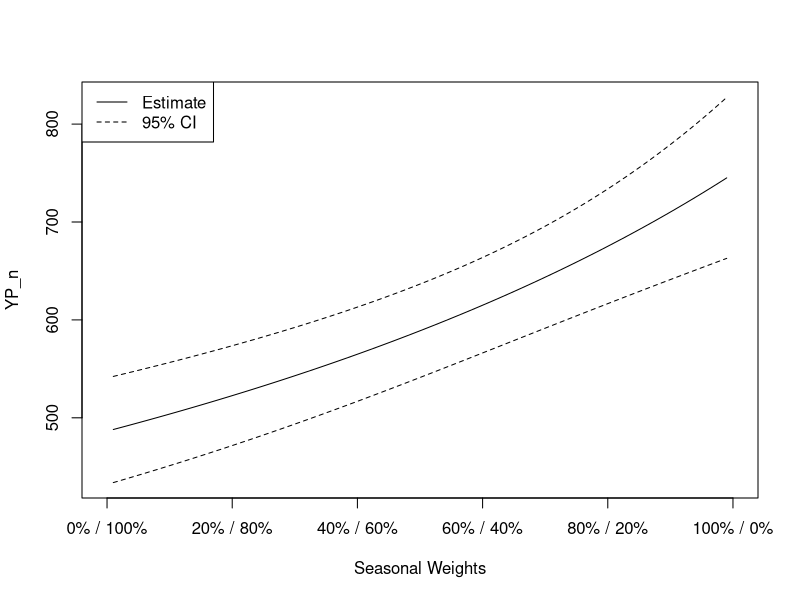
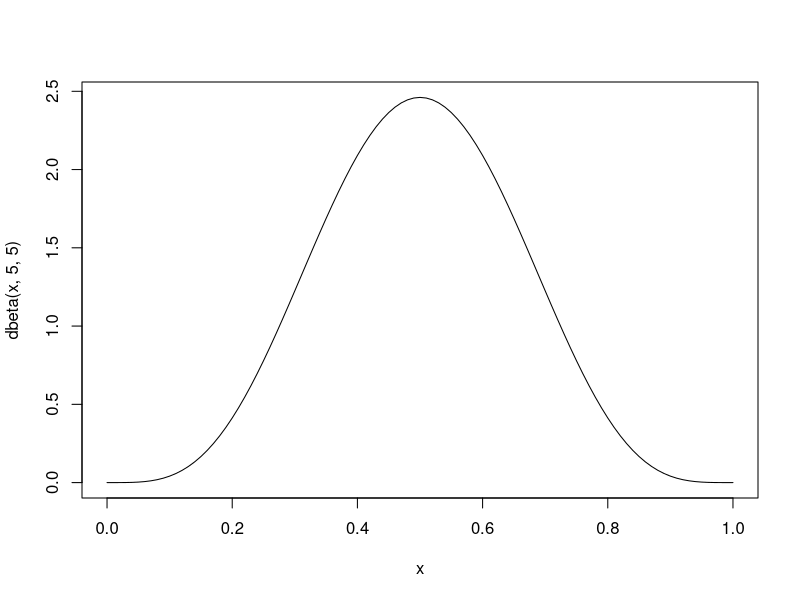
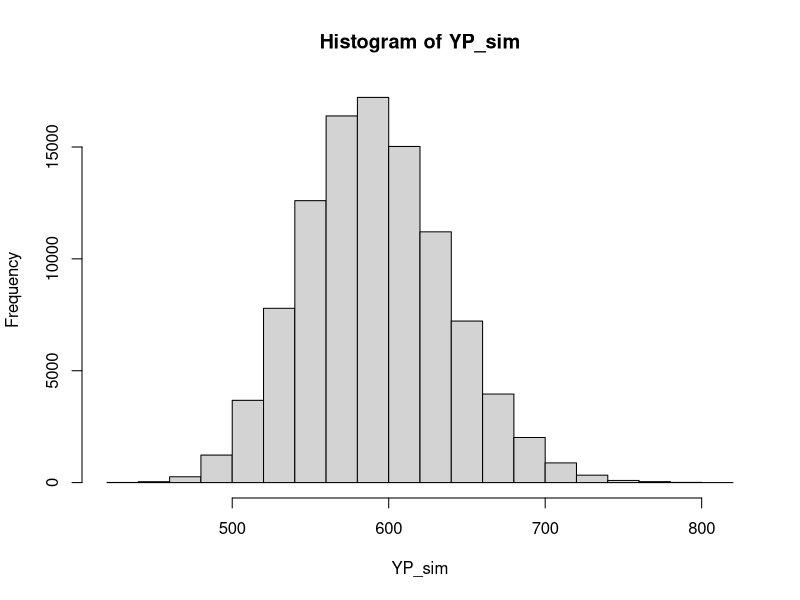

Here is the R script that generated these plots, in order:
## ---- chunk 1
knitr::opts_chunk$set(echo = FALSE, dpi=300, fig.height = 7, fig.width = 10, message=FALSE, warning=FALSE)
## ---- chunk 2
library(tidyverse)

## per Corey email 9/4/2024
legal_nobait <- read_csv("BOF_2024/flat_data/legal_nobait.csv")

# ## the data I was sent before
# march_data <- read_csv("Analysis_2024/flat_data/March_Catch_Data.csv")[,-(14:21)]
# june_data <- read_csv("Analysis_2024/flat_data/June_Catch_Data.csv")
# 
# all_data <- data.frame(event = c(rep("March", nrow(march_data)),
#                                  rep("June", nrow(june_data))),
#                        FL = c(march_data$FL, june_data$FL),
#                        TL = c(march_data$FL, june_data$TL),
#                        weight_kg = c(march_data$kg, june_data$Kg),
#                        bait = c(march_data$Bait, june_data$Bait),
#                        gear = c(march_data$Gear, rep(NA, nrow(june_data))),
#                        technique = c(march_data$Technique, rep(NA, nrow(june_data))))
# 
# ## reconstructing legal_nobait from previous data - does it match?
# legal_nobait1 <- filter(all_data, (event == "March") | (event == "June" & bait == "N"))
# 
# (sort(legal_nobait$kg) == sort(legal_nobait1$weight_kg)) # %>% all
# ## it does match!



########### LAM inputs

area <- 3717
log10_area <- log10(area)
log10_YP <- 0.72*log10_area + 0.6
YP_kg <- 10^log10_YP




########### estimating mean weight of harvest
season_weights <- c(0.5, 0.5)   # summer, then winter

# by season
season_Wbar <- tapply(legal_nobait$kg, legal_nobait$Season, mean)
season_n <- tapply(legal_nobait$kg, legal_nobait$Season, length)
season_varWbar <- tapply(legal_nobait$kg, legal_nobait$Season, var)/season_n
season_seWbar <- sqrt(season_varWbar)

# combined
Wbar <- sum(season_weights*season_Wbar)/sum(season_weights)
varWbar <- sum((season_weights^2)*season_varWbar)/(sum(season_weights)^2)
seWbar <- sqrt(varWbar)
## ---- chunk 3
tab1 <- cbind(season_n, season_Wbar, season_seWbar)
colnames(tab1) <- c("n","Wbar_kg","SE(Wbar_kg)")
knitr::kable(tab1[2:1,], digits=3)
## ---- chunk 4
# LAM assuming YP is known without error
YP_n <- YP_kg/Wbar + YP_kg/(Wbar^3)*varWbar
var_YP_n <- (YP_kg^2)/(Wbar^4)*varWbar
se_YP_n <- sqrt(var_YP_n)
ci_YP_n <- YP_n + c(-1,1)*1.96*se_YP_n
## ---- chunk 5
## investigating the effect of different weightings
possible_wts <- seq(.01, .99, by=.01)
ci_YP_n_all <- matrix(nrow=length(possible_wts), ncol=2)
YP_n_all <- rep(NA, length(possible_wts))
for(i in seq_along(possible_wts)) {
  season_weights <- c(possible_wts[i], 1-possible_wts[i])   # summer, then winter

  # by season
  season_Wbar <- tapply(legal_nobait$kg, legal_nobait$Season, mean)
  season_n <- tapply(legal_nobait$kg, legal_nobait$Season, length)
  season_varWbar <- tapply(legal_nobait$kg, legal_nobait$Season, var)/season_n
  season_seWbar <- sqrt(season_varWbar)

  # combined
  Wbar <- sum(season_weights*season_Wbar)/sum(season_weights)
  varWbar <- sum((season_weights^2)*season_varWbar)/(sum(season_weights)^2)
  seWbar <- sqrt(varWbar)

  # LAM assuming YP is known without error
  YP_n <- YP_kg/Wbar + YP_kg/(Wbar^3)*varWbar
  var_YP_n <- (YP_kg^2)/(Wbar^4)*varWbar
  se_YP_n <- sqrt(var_YP_n)
  ci_YP_n <- YP_n + c(-1,1)*1.96*se_YP_n

  YP_n_all[i] <- YP_n
  ci_YP_n_all[i,] <- ci_YP_n
}
plot(NA, xlim=0:1, ylim=range(ci_YP_n_all),
     ylab="YP_n", xlab="Seasonal Weights",
     xaxt="n")
lines(possible_wts, YP_n_all)
lines(possible_wts, ci_YP_n_all[,1], lty=2)
lines(possible_wts, ci_YP_n_all[,2], lty=2)
legend("topleft", lty=1:2, legend=c("Estimate", "95% CI"))

axis(side=1, at=seq(0, 1, by=0.2),
     labels = paste0(seq(0, 100, 20), "% / ",
                    seq(100, 0, -20), "%"))
## ---- chunk 6
curve(dbeta(x, 5, 5))
## ---- chunk 7
## the sampling variances of the weight samples are incorporated using bootstrapping!
nsim <- 100000
YP_sim <- rep(NA, nsim)
for(i in 1:nsim) {
  winter_boot <- sample(legal_nobait$kg[legal_nobait$Season == "Winter"], replace=TRUE)
  summer_boot <- sample(legal_nobait$kg[legal_nobait$Season == "Summer"], replace=TRUE)

  # weight_winter <- 0.5
  weight_winter <- rbeta(1, 5, 5)
  weight_summer <- 1 - weight_winter

  Wbar <- (weight_winter * mean(winter_boot)) + (weight_summer * mean(summer_boot))
  YP_sim[i] <- YP_kg/Wbar
}
## ---- chunk 8
hist(YP_sim)
# mean(YP_sim)
# median(YP_sim)
# sd(YP_sim)
# 
# quantile(YP_sim, c(0.025, 0.975))
